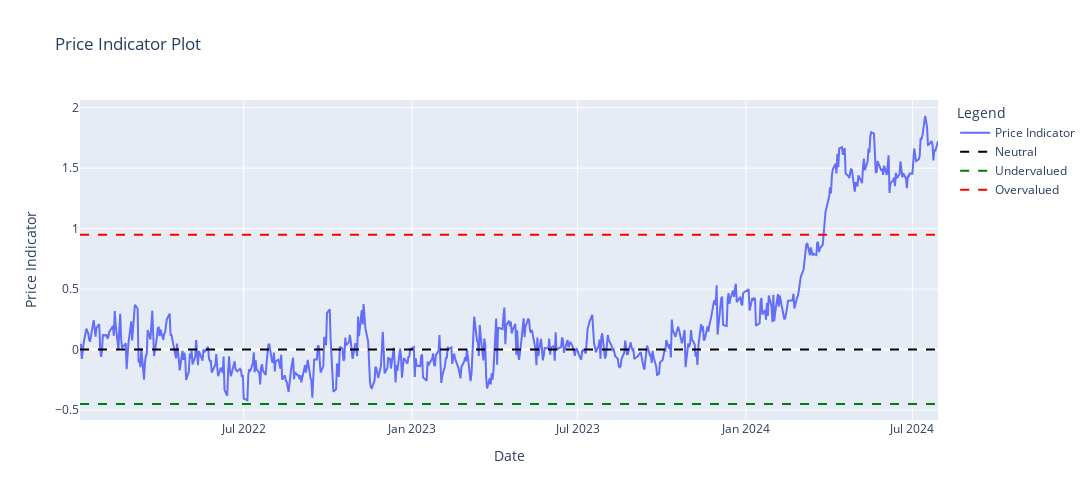

Notebook code cell kept with this figure:
### Markdown cell above
In this trading strategy, we define dynamic thresholds to classify the model's price predictions as undervalued or overvalued. These thresholds help generate trading signals based on the forecasted price movements:

+ **Lower Threshold** (-0.5): When the price indicator falls below this level, the asset is considered undervalued, signaling a potential buy opportunity.
+ **Upper Threshold** (0.9): When the price indicator rises above this level, the asset is considered overvalued, signaling a potential sell or hold decision.

These specific threshold values are not arbitrary. They were chosen with the goal of maximizing the Sharpe ratio, which measures risk-adjusted returns, while also minimizing maximum drawdown, a metric that reflects the largest loss from a peak to a trough in the strategy's performance. This optimization helps ensure that the trading strategy not only delivers profitable returns but also manages risk effectively.

### Code cell
# Plot price and indicator
fig = make_subplots()

# Add the Price Indicator line to the plot
fig.add_trace(go.Scatter(x=gold.index, y=gold['Price_indicator'], mode='lines', name='Price Indicator'))

# Define dynamic thresholds for indicators
lower_threshold = -0.45  # Threshold for Undervalued
upper_threshold = 0.95   # Threshold for Overvalued

# Add horizontal lines for Neutral, Undervalued, and Overvalued indicators
fig.add_trace(go.Scatter(x=[gold.index.min(), gold.index.max()], y=[0, 0], 
                         mode='lines', line=dict(color='black', dash='dash'), name='Neutral'))

fig.add_trace(go.Scatter(x=[gold.index.min(), gold.index.max()], y=[lower_threshold, lower_threshold], 
                         mode='lines', line=dict(color='green', dash='dash'), name='Undervalued'))

fig.add_trace(go.Scatter(x=[gold.index.min(), gold.index.max()], y=[upper_threshold, upper_threshold], 
                         mode='lines', line=dict(color='red', dash='dash'), name='Overvalued'))

# Update layout with titles and dimensions
fig.update_layout(
    title='Price Indicator Plot',
    xaxis_title='Date',
    yaxis_title='Price Indicator',
    legend_title='Legend',
    autosize=False,
    width=1100,
    height=500
)

# Display the plot
fig.show()

### Figure 1 — Plotly figure (JSON) as saved in the notebook; plotly's stock layout.template omitted (floating-point values rounded to 4 significant figures; data arrays with more than 128 entries replaced by an {"elided": "..."} marker saying what was removed)
{"data": [{"mode": "lines", "name": "Price Indicator", "type": "scatter", "x": {"elided": "645 str values"}, "y": {"elided": "645 float values"}}, {"line": {"color": "black", "dash": "dash"}, "mode": "lines", "name": "Neutral", "type": "scatter", "x": ["2022-01-03T00:00:00", "2024-07-29T00:00:00"], "y": [0, 0]}, {"line": {"color": "green", "dash": "dash"}, "mode": "lines", "name": "Undervalued", "type": "scatter", "x": ["2022-01-03T00:00:00", "2024-07-29T00:00:00"], "y": [-0.45, -0.45]}, {"line": {"color": "red", "dash": "dash"}, "mode": "lines", "name": "Overvalued", "type": "scatter", "x": ["2022-01-03T00:00:00", "2024-07-29T00:00:00"], "y": [0.95, 0.95]}], "layout": {"autosize": false, "height": 500, "legend": {"title": {"text": "Legend"}}, "title": {"text": "Price Indicator Plot"}, "width": 1100, "xaxis": {"anchor": "y", "domain": [0, 1], "title": {"text": "Date"}}, "yaxis": {"anchor": "x", "domain": [0, 1], "title": {"text": "Price Indicator"}}}}
